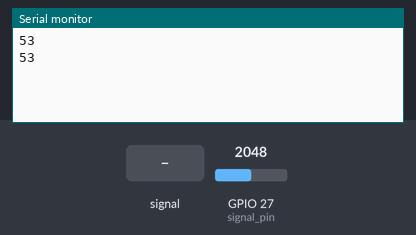
The sketch below on a simulated ESP32. Shown: the last lines printed to the serial monitor. Inputs (shaded band) come from the test bench; at power-on: GPIO 27 (signal_pin) = 2048.

Above: at 2.8 s.
2.9 s: GPIO 27 (signal_pin) fed a 200 Hz sine of ±327 counts around its level
At 5.2 s:
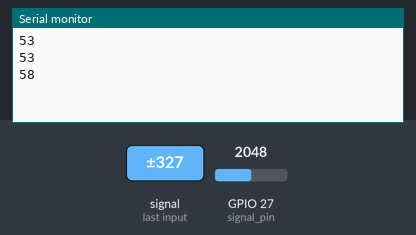
5.6 s: GPIO 27 (signal_pin) set to 2866
At 7.3 s:
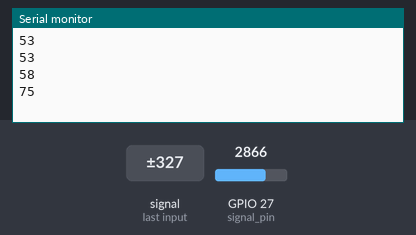
8.3 s: GPIO 27 (signal_pin) fed a 1000 Hz sine of ±1023 counts around its level
At 10.8 s:
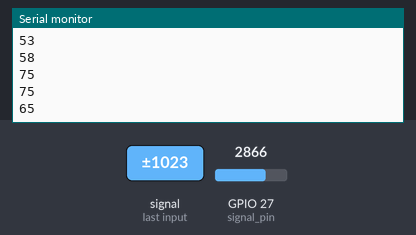
11.0 s: GPIO 27 (signal_pin) set to 3603
At 13.0 s:
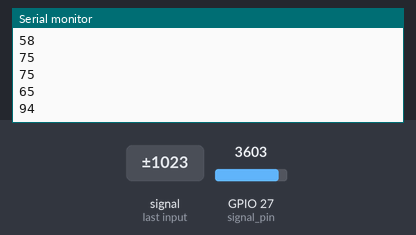
Timing chart, 0 to 14.5 s (numbered marks = the images above; inputs shaded):
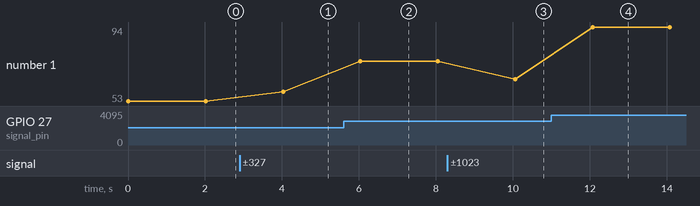

The sketch:

4a.ino
```cpp
int sensor_power_pin = 13, signal_pin = 27;

void setup() {
  // put your setup code here, to run once:
  Serial.begin(9600);
  pinMode(sensor_power_pin, OUTPUT);
  digitalWrite(sensor_power_pin, LOW);
}

void loop() {
  // put your main code here, to run repeatedly:
  digitalWrite(sensor_power_pin, HIGH);
  delay(10);
  int reading = analogRead(signal_pin);
  digitalWrite(sensor_power_pin, LOW);

  int value = map(reading, 0, 1525, 0, 40);
  Serial.println(value);
  delay(2000);
}
```

Measured:
- after the input at 2.9 s, the serial monitor: prints a new line after 1.1 s (image 1)
- after the input at 5.6 s, the serial monitor: prints a new line after 0.44 s (image 2)
- after the input at 8.3 s, the serial monitor: prints a new line after 1.8 s (image 3)
- after the input at 11.0 s, the serial monitor: prints a new line after 1.1 s (image 4)
- plotted number 1: 53 → 58 after the input at 2.9 s, 58 → 75 after the input at 5.6 s, 75 → 65 after the input at 8.3 s, 65 → 94 after the input at 11.0 s
